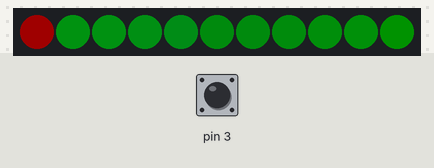
Recording of a sketch running on a simulated Arduino Uno, built with avr-gcc and run on an emulated ATmega328P. On the bench: 11 RGB LEDs in strip order, left to right. The test bench sets the inputs (shaded band); at power-on: pin 3 HIGH. Dim RGB values are drawn brighter than linear.

Above: at 5.26 s.
5.3 s: pin 3 pulled LOW for 0.15 s
At 5.37 s:
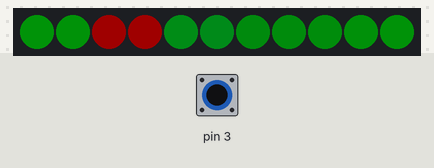
6.0 s: pin 3 pulled LOW for 1 s
At 6.5 s:
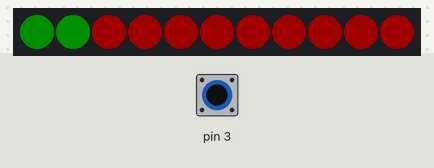
7.6 s: pin 3 pulled LOW for 0.15 s
At 7.64 s:
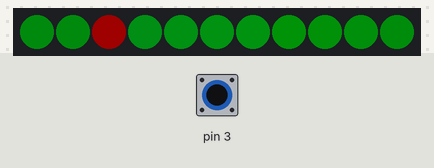
8.3 s: pin 3 pulled LOW for 1 s
At 8.45 s:
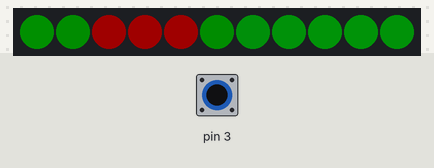

The sketch:

blueid-retroswitch-reader.ino
```cpp
#include <FastLED.h>

#define LED_PIN     7
#define NUM_LEDS    11
#define BRIGHTNESS  32
#define LED_TYPE    WS2811
#define COLOR_ORDER GRB
CRGB leds[NUM_LEDS];

void setup() {
  // put your setup code here, to run once:
  delay( 3000 ); // power-up safety delay
  pinMode(3, INPUT_PULLUP);

  FastLED.addLeds<LED_TYPE, LED_PIN, COLOR_ORDER>(leds, NUM_LEDS).setCorrection( TypicalLEDStrip );
  FastLED.setBrightness(BRIGHTNESS);

  for (int i = 0; i < NUM_LEDS; i++) {
    if (i % 2 == 0) {
      leds[i] = CRGB(0, 255, 0);
    } else {
      leds[i] = CRGB(0, 0, 255);
    }
  }
  FastLED.show();
  delay(1000);
}

//uint8_t openCloseCounter = 7; // 0 is closed; 11 is open
uint8_t wasActivatedCounter = 0;
uint8_t wasDeactivatedCounter = 0;

void loop() {

  bool deviceIsActive = digitalRead(3) == LOW;

  if (wasActivatedCounter == 0 && deviceIsActive) {
    wasActivatedCounter += 1;
  }
  if (wasActivatedCounter > 0 && wasActivatedCounter < NUM_LEDS) {
    wasActivatedCounter += 1;
  }
  if (wasActivatedCounter == NUM_LEDS && !deviceIsActive) {
    wasActivatedCounter = 0;
  }

  if (wasDeactivatedCounter == 0 && !deviceIsActive) {
    wasDeactivatedCounter += 1;
  }
  if (wasDeactivatedCounter > 0 && wasDeactivatedCounter < NUM_LEDS) {
    wasDeactivatedCounter += 1;
  }
  if (wasDeactivatedCounter == NUM_LEDS && deviceIsActive) {
    wasDeactivatedCounter = 0;
  }

  for (int i = 0; i < NUM_LEDS; i++) {
    if (wasActivatedCounter == i) {
      leds[i] = CRGB(255, 0, 0);
    }
    if (wasDeactivatedCounter == i) {
      leds[i] = CRGB(0, 100, 0);
    }

    if (leds[i].r == 0) {
//      leds[i].g = micros() % 20 > 10 ? leds[i].g + 2 : leds[i].g - 2;
//      leds[i].g = max(100, min(155, leds[i].g));
      leds[i].g = 120 + sin(millis() / 1000.0 * 1.5 - i * (6.2 / NUM_LEDS)) * 30;
      leds[i].b = 10 + sin(millis() / 1000.0 * 2.83726 - i * (3.1 / NUM_LEDS)) * 7;
    }
  }

//  if (digitalRead(3) == HIGH && openCloseCounter > 0) {
//    openCloseCounter--;
//  }
//  if (digitalRead(3) == LOW && openCloseCounter < NUM_LEDS) {
//    openCloseCounter++                                                 ;
//  }

//  for (int i = 0; i < NUM_LEDS; i++) {
//    if (i < openCloseCounter) {
//      leds[i] = CRGB(255, 0, 0);
//    } else {
//      leds[i] = CRGB(0, 255, 0);
//    }
//  }

  FastLED.show();
  delay(1000/20);
}
```
